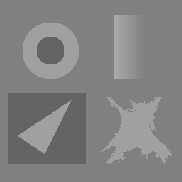
%> input picture Techniques_prétraitement/SAVOISE.png, 182 x 182 px
$ octave partie6_reductionduBruit_seq2.m   (GNU Octave 9; MATLAB toolbox functions it lacks are replaced by stand-ins)
%> lines starting %> are read from the running program, lines starting %| are printed output that depends on the picture
#R閐uction du Bruit, Lissage
clc,
clear all
close all

%Para reducir el ruido poivre sel debo utilizar un filtro non- lineal (calcula la mediana entre los voisin)
%Plus grande est la taille du filtre pour attenue est le bruit. Par contre on perdre des details (les coins) les esauinas se curvan
savoise  = imread('savoise.png');
%> savoise is the input picture: size 182x182 uint8; min 100, max 170, mean 129.8
savsap  = imread('savsap.png'); % image savoise + bruit de type "poivre et sel"
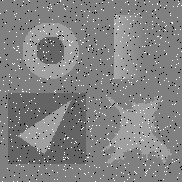
%> input picture Techniques_prétraitement/SAVSAP.png, 182 x 182 px
%> savsap is the input picture: size 182x182 uint8; min 0, max 255, mean 129.9
figure(1), imshow(savoise)
figure(2), imshow(savsap)
MED3   = medfilt2(savsap);
MED5   = medfilt2(savsap,[5,5]);
MED7   = medfilt2(savsap,[7,7]);
figure(3), imshow(MED3)
figure(4), imshow(MED5)
figure(5), imshow(MED7)

%Lorsqu on utilise un filtre moyenneur pour reduire le bruit poivre sel on (esparcimos el ruido entre los vecinos; la image se ve peor)
h3         = fspecial('average');
AVE3   = filter2(h3, savsap);
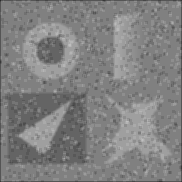
%> AVE3: size 182x182 double; min 42.67, max 191.7, mean 129
figure(7), imagesc(AVE3),colormap(gray(256)) ;
